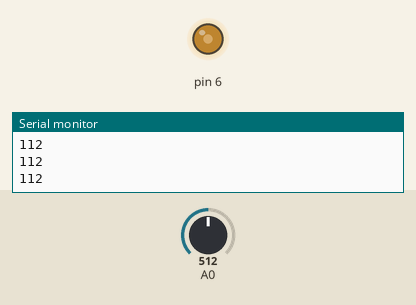
The sketch below on a simulated Arduino Uno, built with avr-gcc and run on an emulated ATmega328P. Parts: output pins drawn as LEDs (lit = HIGH), the last lines printed to the serial monitor. Inputs (shaded band) come from the test bench; at power-on: A0 = 512.

Above: at 1.2 s.
1.3 s: A0 set to 716
At 2.5 s:
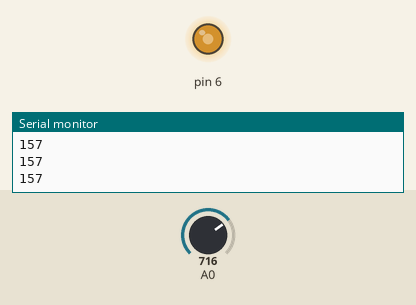
2.8 s: A0 set to 900
At 3.8 s:
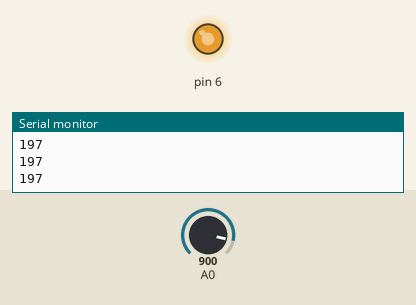
4.3 s: A0 set to 122
At 4.9 s:
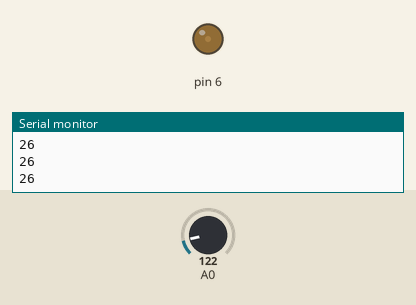
5.8 s: A0 set to 0
At 7.0 s:
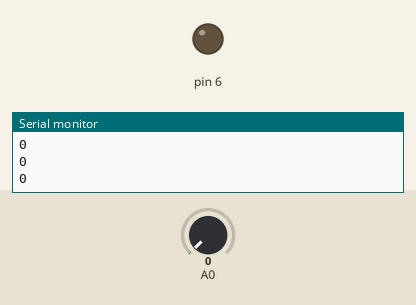
7.3 s: A0 set to 511
At 8.4 s:
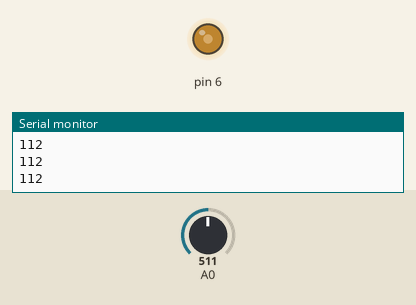
Timing chart, 0 to 9.8 s (numbered marks = the images above; inputs shaded):
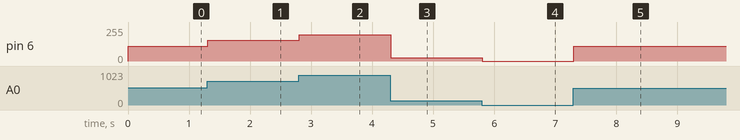

Measured:
- after the input at 1.3 s, pin 6: 112/255 → 157/255 at once
- after the input at 2.8 s, pin 6: 157/255 → 197/255 at once
- after the input at 4.3 s, pin 6: 197/255 → 26/255 at once
- after the input at 5.8 s, pin 6: 26/255 → 0/255 at once
- after the input at 7.3 s, pin 6: 0/255 → 112/255 at once

The sketch:

den.ino
```cpp
void setup()
{
  Serial.begin(9600);
  pinMode(6,OUTPUT);

}

void loop()
{
  int val = analogRead(A0);
  int dosang = map(val, 0,1023, 0,225);
  Serial.println(dosang);
  analogWrite(6,dosang);
}     
```
